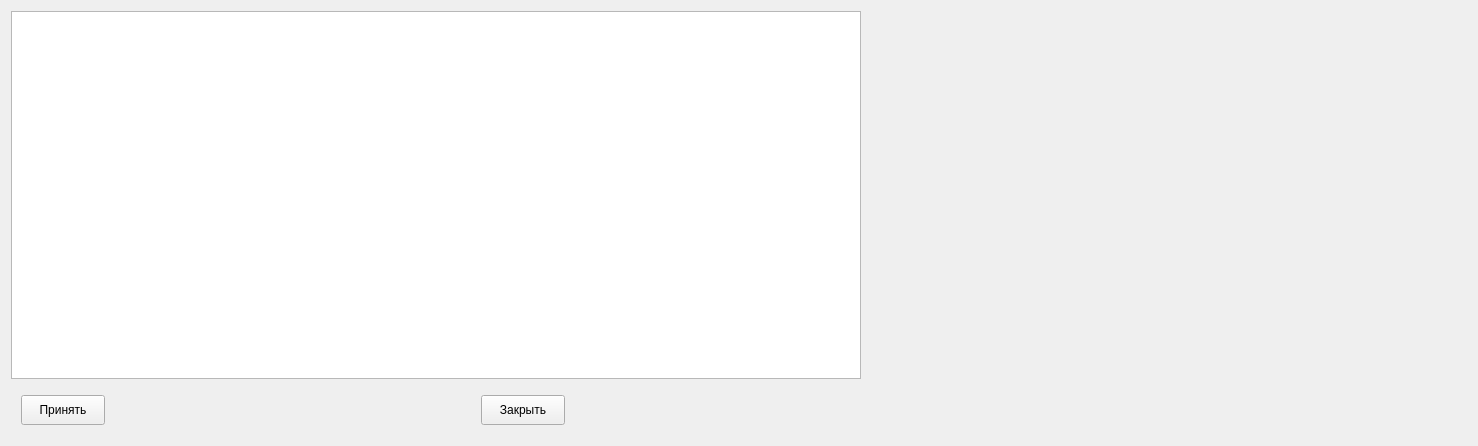
<?xml version="1.0" encoding="UTF-8"?>
<ui version="4.0">
 <class>Vent_settings</class>
 <widget class="QWidget" name="Vent_settings">
  <property name="geometry">
   <rect>
    <x>0</x>
    <y>0</y>
    <width>1280</width>
    <height>446</height>
   </rect>
  </property>
  <property name="minimumSize">
   <size>
    <width>0</width>
    <height>0</height>
   </size>
  </property>
  <property name="maximumSize">
   <size>
    <width>16777215</width>
    <height>16777215</height>
   </size>
  </property>
  <property name="windowTitle">
   <string>Геометрические параметры вентилятора</string>
  </property>
  <layout class="QGridLayout" name="gridLayout">
   <item row="1" column="0">
    <widget class="QWidget" name="widget" native="true">
     <property name="sizePolicy">
      <sizepolicy hsizetype="Preferred" vsizetype="Fixed">
       <horstretch>0</horstretch>
       <verstretch>0</verstretch>
      </sizepolicy>
     </property>
     <property name="minimumSize">
      <size>
       <width>0</width>
       <height>50</height>
      </size>
     </property>
     <widget class="QPushButton" name="pushButton_2">
      <property name="geometry">
       <rect>
        <x>470</x>
        <y>10</y>
        <width>84</width>
        <height>30</height>
       </rect>
      </property>
      <property name="sizePolicy">
       <sizepolicy hsizetype="Fixed" vsizetype="Fixed">
        <horstretch>0</horstretch>
        <verstretch>0</verstretch>
       </sizepolicy>
      </property>
      <property name="text">
       <string>Закрыть</string>
      </property>
     </widget>
     <widget class="QPushButton" name="pushButton">
      <property name="geometry">
       <rect>
        <x>10</x>
        <y>10</y>
        <width>84</width>
        <height>30</height>
       </rect>
      </property>
      <property name="sizePolicy">
       <sizepolicy hsizetype="Fixed" vsizetype="Fixed">
        <horstretch>0</horstretch>
        <verstretch>0</verstretch>
       </sizepolicy>
      </property>
      <property name="text">
       <string>Принять</string>
      </property>
     </widget>
    </widget>
   </item>
   <item row="0" column="0">
    <widget class="QTableWidget" name="tableWidget">
     <property name="sizePolicy">
      <sizepolicy hsizetype="Preferred" vsizetype="Preferred">
       <horstretch>0</horstretch>
       <verstretch>0</verstretch>
      </sizepolicy>
     </property>
     <property name="minimumSize">
      <size>
       <width>850</width>
       <height>0</height>
      </size>
     </property>
    </widget>
   </item>
   <item row="0" column="1">
    <widget class="QLabel" name="label">
     <property name="sizePolicy">
      <sizepolicy hsizetype="Fixed" vsizetype="Preferred">
       <horstretch>0</horstretch>
       <verstretch>0</verstretch>
      </sizepolicy>
     </property>
     <property name="minimumSize">
      <size>
       <width>600</width>
       <height>0</height>
      </size>
     </property>
     <property name="maximumSize">
      <size>
       <width>600</width>
       <height>600</height>
      </size>
     </property>
     <property name="text">
      <string/>
     </property>
    </widget>
   </item>
  </layout>
 </widget>
 <resources/>
 <connections/>
</ui>
